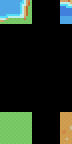

A level layout from a 2D game, rendered from its tile map. Below: a short description, then the map file with its tile-grid data intact:
An orthogonal 6x6 tile map with 12x24 px tiles, 1 tile layer (Tile Layer 1).

<map version="1.4" tiledversion="1.4.3" orientation="orthogonal" renderorder="right-down" width="6" height="6" tilewidth="12" tileheight="24" infinite="0" nextlayerid="2" nextobjectid="1">
    <tileset firstgid="1" source="map-6.tsx" />
    <layer id="1" name="Tile Layer 1" width="6" height="6">
        <data encoding="csv">
            21,0,0,0,0,40,
            0,0,0,0,0,0,
            0,0,0,0,0,0,
            0,0,0,0,0,0,
            0,0,0,0,0,0,
            4,0,0,0,0,64
        </data>
    </layer>
</map>
